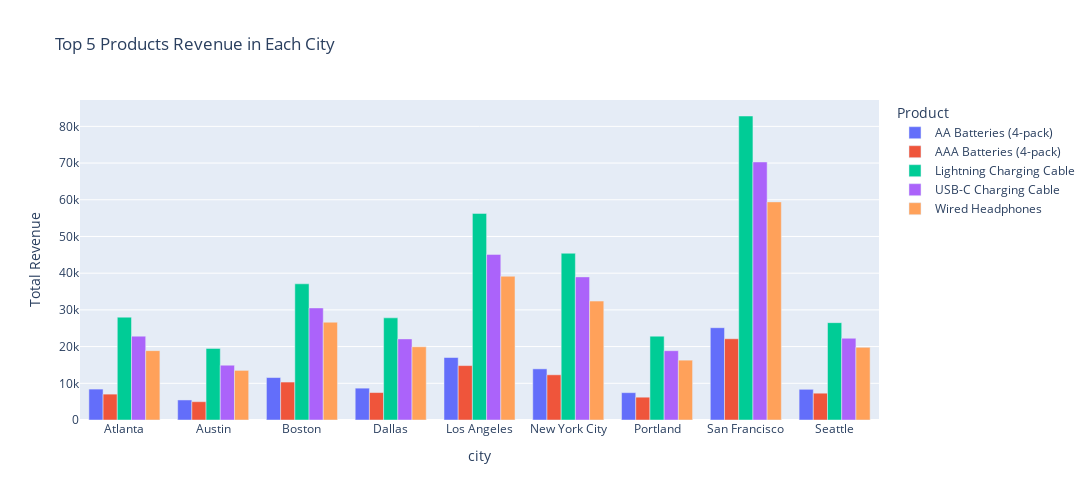

The notebook cell saved with this chart:
### Code cell
# convert pivot table to long format
pivot_orders = pivot_orders.melt(id_vars='city',var_name='Product',value_name='Revenue')

px.bar(pivot_orders,x='city',y='Revenue',color='Product',barmode='group',title='Top 5 Products Revenue in Each City',
       labels={'city':'city','Revenue':'Total Revenue'},width=1100,height=500,)

### Figure 1 — Plotly figure (JSON) as saved in the notebook; plotly's stock layout.template omitted (floating-point values rounded to 4 significant figures)
{"data": [{"alignmentgroup": "True", "hovertemplate": "Product=AA Batteries (4-pack)<br>city=%{x}<br>Total Revenue=%{y}<extra></extra>", "legendgroup": "AA Batteries (4-pack)", "marker": {"color": "#636efa", "pattern": {"shape": ""}}, "name": "AA Batteries (4-pack)", "offsetgroup": "AA Batteries (4-pack)", "orientation": "v", "showlegend": true, "textposition": "auto", "type": "bar", "x": ["Atlanta", "Austin", "Boston", "Dallas", "Los Angeles", "New York City", "Portland", "San Francisco", "Seattle"], "xaxis": "x", "y": [8421.0, 5460.0, 11560.0, 8678.0, 17030.0, 13940.0, 7446.0, 25150.0, 8364.0], "yaxis": "y"}, {"alignmentgroup": "True", "hovertemplate": "Product=AAA Batteries (4-pack)<br>city=%{x}<br>Total Revenue=%{y}<extra></extra>", "legendgroup": "AAA Batteries (4-pack)", "marker": {"color": "#EF553B", "pattern": {"shape": ""}}, "name": "AAA Batteries (4-pack)", "offsetgroup": "AAA Batteries (4-pack)", "orientation": "v", "showlegend": true, "textposition": "auto", "type": "bar", "x": ["Atlanta", "Austin", "Boston", "Dallas", "Los Angeles", "New York City", "Portland", "San Francisco", "Seattle"], "xaxis": "x", "y": [7050.0, 4987.0, 10340.0, 7475.0, 14820.0, 12320.0, 6213.0, 22140.0, 7305.0], "yaxis": "y"}, {"alignmentgroup": "True", "hovertemplate": "Product=Lightning Charging Cable<br>city=%{x}<br>Total Revenue=%{y}<extra></extra>", "legendgroup": "Lightning Charging Cable", "marker": {"color": "#00cc96", "pattern": {"shape": ""}}, "name": "Lightning Charging Cable", "offsetgroup": "Lightning Charging Cable", "orientation": "v", "showlegend": true, "textposition": "auto", "type": "bar", "x": ["Atlanta", "Austin", "Boston", "Dallas", "Los Angeles", "New York City", "Portland", "San Francisco", "Seattle"], "xaxis": "x", "y": [28020.0, 19510.0, 37110.0, 27840.0, 56290.0, 45430.0, 22840.0, 82823, 26520.0], "yaxis": "y"}, {"alignmentgroup": "True", "hovertemplate": "Product=USB-C Charging Cable<br>city=%{x}<br>Total Revenue=%{y}<extra></extra>", "legendgroup": "USB-C Charging Cable", "marker": {"color": "#ab63fa", "pattern": {"shape": ""}}, "name": "USB-C Charging Cable", "offsetgroup": "USB-C Charging Cable", "orientation": "v", "showlegend": true, "textposition": "auto", "type": "bar", "x": ["Atlanta", "Austin", "Boston", "Dallas", "Los Angeles", "New York City", "Portland", "San Francisco", "Seattle"], "xaxis": "x", "y": [22850.0, 14930.0, 30530.0, 22100.0, 45120.0, 38990.0, 18881, 70300.0, 22270.0], "yaxis": "y"}, {"alignmentgroup": "True", "hovertemplate": "Product=Wired Headphones<br>city=%{x}<br>Total Revenue=%{y}<extra></extra>", "legendgroup": "Wired Headphones", "marker": {"color": "#FFA15A", "pattern": {"shape": ""}}, "name": "Wired Headphones", "offsetgroup": "Wired Headphones", "orientation": "v", "showlegend": true, "textposition": "auto", "type": "bar", "x": ["Atlanta", "Austin", "Boston", "Dallas", "Los Angeles", "New York City", "Portland", "San Francisco", "Seattle"], "xaxis": "x", "y": [18900.0, 13510.0, 26640.0, 19950.0, 39160.0, 32400.0, 16310.0, 59420.0, 19800.0], "yaxis": "y"}], "layout": {"barmode": "group", "height": 500, "legend": {"title": {"text": "Product"}, "tracegroupgap": 0}, "title": {"text": "Top 5 Products Revenue in Each City"}, "width": 1100, "xaxis": {"anchor": "y", "autorange": true, "domain": [0, 1], "range": [-0.5, 8.5], "title": {"text": "city"}, "type": "category"}, "yaxis": {"anchor": "x", "autorange": true, "domain": [0, 1], "range": [0, 87180.0], "title": {"text": "Total Revenue"}, "type": "linear"}}}
